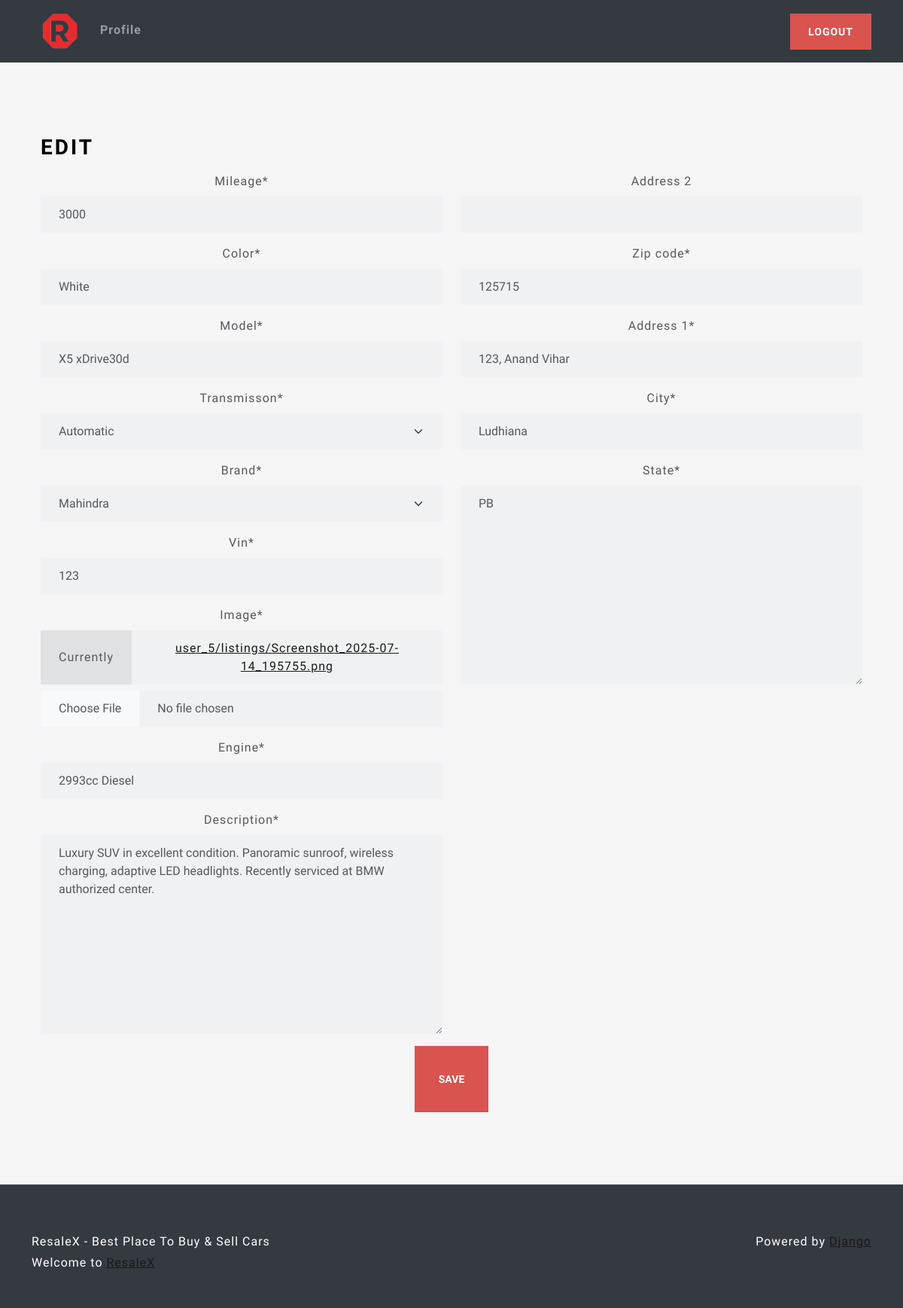
The page /listing/a6f4d5ba-7838-493e-bfcd-30446daae508/edit/ (signed in) on the database as committed earlier.
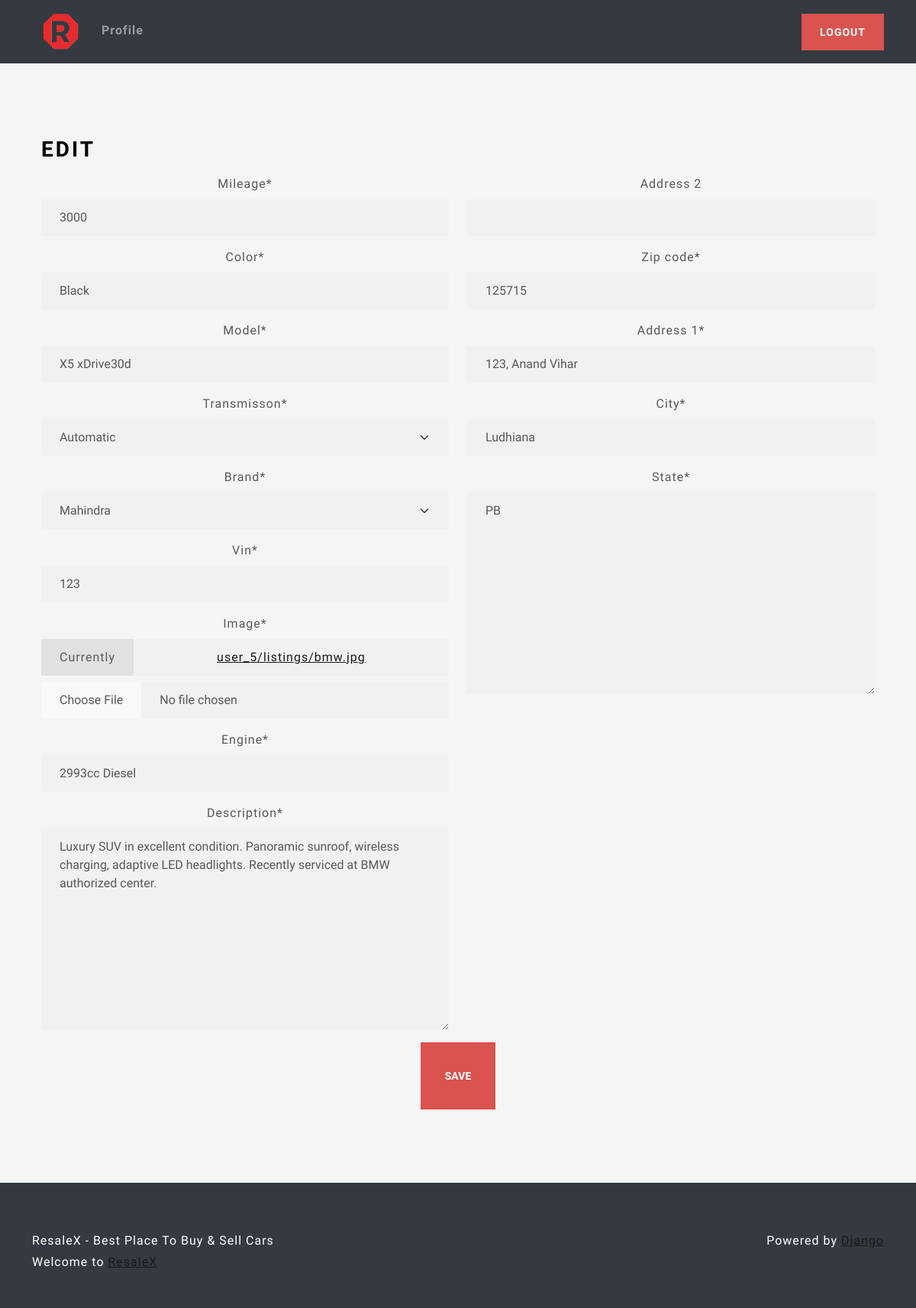
The same page on the database as committed later.
### main/models.py (models this page shows, shortened)
class Listing(models.Model):
    id = models.UUIDField(
        primary_key=True, default=uuid.uuid4, unique=True, editable=False)
    created_at = models.DateTimeField(auto_now_add=True)
    updated_at = models.DateTimeField(auto_now=True)
    seller = models.ForeignKey(Profile, on_delete=models.CASCADE)
    brand = models.CharField(max_length=24, choices=CARS_BRANDS, default=None)
    model = models.CharField(max_length=64,)
    vin = models.CharField(max_length=17,)
    mileage = models.IntegerField(default=0)
    color = models.CharField(max_length=24,)
    description = models.TextField()
    engine = models.CharField(max_length=24,)
    transmisson = models.CharField(
        max_length=24, choices=TRANSMISSION_OPTIONS, default=None)
    location = models.OneToOneField(
        Location, on_delete=models.SET_NULL, null=True)
    image = models.ImageField(upload_to=user_listing_path)

### main/views.py (the view)
# urls.py: path('listing/<str:id>/edit/', edit_view, name='edit'),
@login_required
def edit_view(request, id):
    try:
        listing = Listing.objects.get(id=id)
        if listing is None:
            raise Exception
        if request.method == 'POST':
            listing_form = ListingForm(
                request.POST, request.FILES, instance=listing)
            location_form = LocationForm(
                request.POST, instance=listing.location)
            if listing_form.is_valid and location_form.is_valid:
                listing_form.save()
                location_form.save()
                messages.info(request, f'Listing {id} updated successfully!')
                return redirect('home')
            else:
                messages.error(
                    request, f'An error occured while trying to edit the listing.')
                return reload()
        else:
            listing_form = ListingForm(instance=listing)
            location_form = LocationForm(instance=listing.location)
        context = {
            'location_form': location_form,
            'listing_form': listing_form
        }
        return render(request, 'views/edit.html', context)
    except Exception as e:
        messages.error(
            request, f'An error occured while trying to access the edit page.')
        return redirect('home')

### users/forms.py
class LocationForm(forms.ModelForm):
    address_1 = forms.CharField(required=True)
    zip_code = forms.CharField(required=True)
    class Meta:
        model = Location
        fields = {'address_1', 'address_2', 'city', 'state', 'zip_code'}

### main/forms.py
class ListingForm(forms.ModelForm):
    image = forms.ImageField()
    class Meta:
        model = Listing
        fields = {'brand', 'model', 'vin', 'mileage',
                  'color', 'description', 'engine', 'transmisson', 'image'}

### main/templates/views/edit.html (shortened to what this page needs)
{% extends 'base/base.html' %}
{% load static %}
{% load crispy_forms_tags %}
{% block 'body' %}
<div class="container-fluid text-center py-5">
    <div class="container px-4 py-5">
        <div class="row g-4">
            <div class="col d-flex align-items-start">
                <div>
                    <h2 class="mb-3 border-bottom" style="color: black">Edit</h2>
                </div>
            </div>
        </div>
        <form action="" method="post" enctype="multipart/form-data">
            <div class="row">
                <div class="col-6">
                    {{ listing_form|crispy }}
                </div>
                <div class="col-6">
                    {{ location_form|crispy }}
                </div>
            </div>
            <button class="btn btn-lg btn-danger" type="submit">Save</button>
        </form>
    </div>
</div>
{% endblock %}

Rows that differ between the two databases and show on the page:
changed Listing "X5 xDrive30d": color "White" → "Black"
Other text that changed with them:
text no longer shown: "Mileage * Color * Model * Transmisson * Brand * Vin * Image * Currently user_5/listings/Screenshot_2025-07-14_195755.png Engine * Description *"
text now shown: "Mileage * Color * Model * Transmisson * Brand * Vin * Image * Currently user_5/listings/bmw.jpg Engine * Description *"
